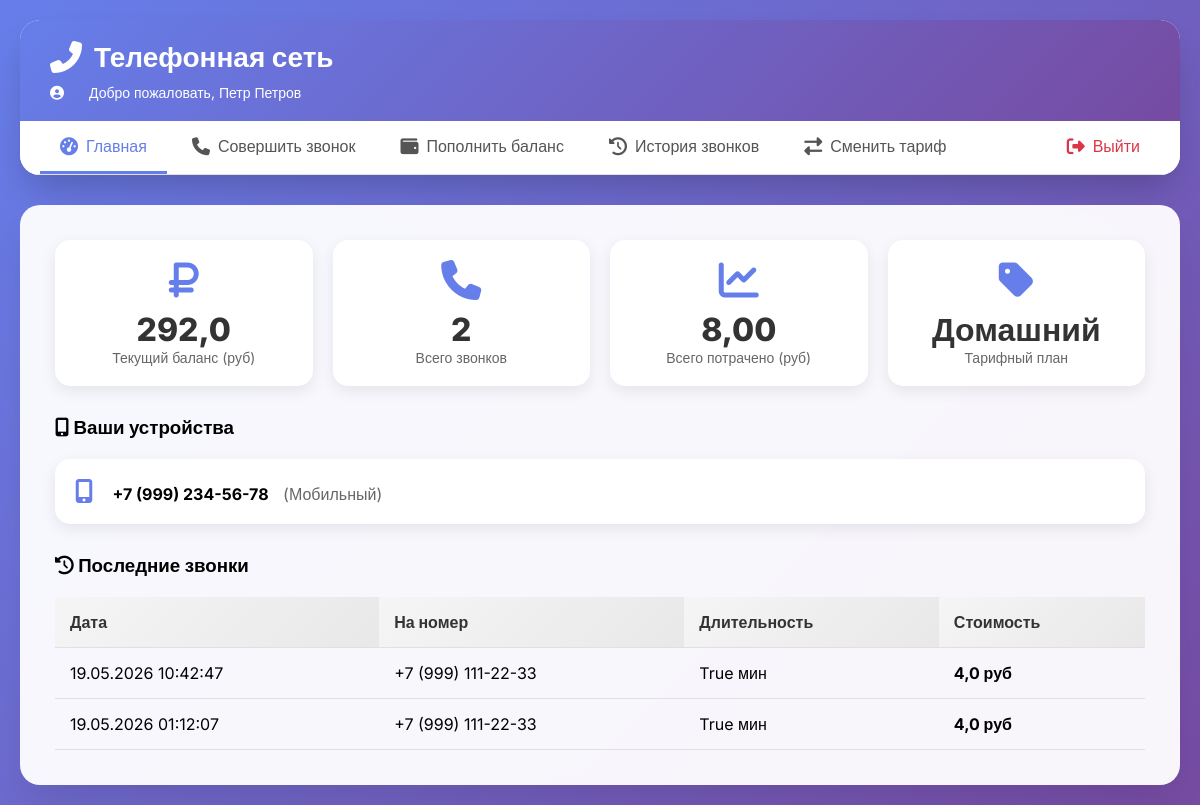
The app's page /dashboard/ (signed in) with its own data.
### billing/models.py (models this page shows, shortened)
class Client(models.Model):
    name = models.CharField(max_length=100)
    balance = models.FloatField(default=0.0)
    tariff = models.ForeignKey(Tariff, on_delete=models.SET_NULL, null=True)
    username = models.CharField(max_length=50, unique=True, default='user')
    password = models.CharField(max_length=128, default='password')
    is_admin = models.BooleanField(default=False)
    class Meta:
        db_table = 'clients'

class Tariff(models.Model):
    name = models.CharField(max_length=50)
    price_per_minute = models.FloatField(default=1.0)
    class Meta:
        db_table = 'tariffs'

class Device(models.Model):
    DEVICE_TYPES = [
        ('mobile', 'Мобильный'),
        ('home', 'Домашний'),
    ]
    phone_number = models.CharField(max_length=20, unique=True)
    device_type = models.CharField(max_length=10, choices=DEVICE_TYPES)
    client = models.ForeignKey(
        Client, on_delete=models.CASCADE, related_name='devices')
    class Meta:
        db_table = 'devices'

class Call(models.Model):
    start_time = models.DateTimeField(auto_now_add=True)
    duration_sec = models.IntegerField()
    cost = models.FloatField(default=0.0)
    from_device = models.ForeignKey(
        Device, on_delete=models.CASCADE, related_name='outgoing_calls')
    to_device = models.ForeignKey(
        Device, on_delete=models.CASCADE, related_name='incoming_calls')
    class Meta:
        db_table = 'calls'

### billing/views.py (the view)
# urls.py: path('dashboard/', views.dashboard, name='dashboard'),
def dashboard(request):
    if 'client_id' not in request.session:
        return redirect('login')
    client = Client.objects.get(id=request.session['client_id'])
    devices = Device.objects.filter(client=client)
    recent_calls = Call.objects.filter(from_device__client=client).order_by('-start_time')[:5]
    context = {
        'client': client,
        'devices': devices,
        'recent_calls': recent_calls,
        'client_name': client.name,
        'total_spent': sum([float(call.cost) for call in Call.objects.filter(from_device__client=client)]),
        'total_calls': Call.objects.filter(from_device__client=client).count(),
    }
    return render(request, 'billing/dashboard.html', context)

### billing/templates/billing/dashboard.html
{% extends 'billing/base.html' %} {% block content %}
<div class="stats-grid">
  <div class="stat-card">
    <i class="fas fa-ruble-sign"></i>
    <div class="number">{{ client.balance }}</div>
    <div class="label">Текущий баланс (руб)</div>
  </div>
  <div class="stat-card">
    <i class="fas fa-phone"></i>
    <div class="number">{{ total_calls }}</div>
    <div class="label">Всего звонков</div>
  </div>
  <div class="stat-card">
    <i class="fas fa-chart-line"></i>
    <div class="number">{{ total_spent|floatformat:2 }}</div>
    <div class="label">Всего потрачено (руб)</div>
  </div>
  <div class="stat-card">
    <i class="fas fa-tag"></i>
    <div class="number">{{ client.tariff.name|default:"Не выбран" }}</div>
    <div class="label">Тарифный план</div>
  </div>
</div>
<h3 style="margin: 30px 0 20px 0">
  <i class="fas fa-mobile-alt"></i> Ваши устройства
</h3>
<div style="display: grid; gap: 15px; margin-bottom: 30px">
  {% for device in devices %}
  <div
    class="card"
    style="display: flex; justify-content: space-between; align-items: center"
  >
    <div>
      <i
        class="fas fa-{% if device.device_type == 'mobile' %}mobile-alt{% else %}home{% endif %}"
        style="color: #667eea; font-size: 24px; margin-right: 15px"
      ></i>
      <strong>{{ device.phone_number }}</strong>
      <span style="color: #666; margin-left: 10px"
        >({{ device.get_device_type_display }})</span
      >
    </div>
  </div>
  {% empty %}
  <div class="alert alert-info">У вас нет зарегистрированных устройств</div>
  {% endfor %}
</div>
<h3 style="margin-bottom: 20px">
  <i class="fas fa-history"></i> Последние звонки
</h3>
{% if recent_calls %}
<table>
  <thead>
    <tr>
      <th>Дата</th>
      <th>На номер</th>
      <th>Длительность</th>
      <th>Стоимость</th>
    </tr>
  </thead>
  <tbody>
    {% for call in recent_calls %}
    <tr>
      <td>{{ call.start_time|date:"d.m.Y H:i:s" }}</td>
      <td>{{ call.to_device.phone_number }}</td>
      <td>{{ call.duration_sec|divisibleby:60 }} мин</td>
      <td><strong>{{ call.cost }} руб</strong></td>
    </tr>
    {% endfor %}
  </tbody>
</table>
{% else %}
<div class="alert alert-info">Звонков пока нет</div>
{% endif %} {% endblock %}

### billing/templates/billing/base.html (shortened to what this page needs)
<!doctype html>
<html lang="ru">
  <head>
    <link
      rel="stylesheet"
      href="https://cdnjs.cloudflare.com/ajax/libs/font-awesome/6.4.0/css/all.min.css"
    />
  </head>
  <body>
    <div class="container">
      <div class="header">
        <div class="header-top">
          <h1>
            <i class="fas fa-phone-alt"></i>
            Телефонная сеть
          </h1>
          {% if request.session.client_id %}
          <div class="user-info">
            <i class="fas fa-user-circle"></i>
            <span
              >Добро пожаловать, {{ client_name|default:"Пользователь" }}</span
            >
          </div>
          {% endif %}
        </div>
        {% if request.session.client_id %}
        <div class="nav-menu">
          <a
            href="{% url 'dashboard' %}"
            class="{% if request.resolver_match.url_name == 'dashboard' %}active{% endif %}"
          >
            <i class="fas fa-tachometer-alt"></i> Главная
          </a>
          <a
            href="{% url 'make_call' %}"
            class="{% if request.resolver_match.url_name == 'make_call' %}active{% endif %}"
          >
            <i class="fas fa-phone"></i> Совершить звонок
          </a>
          <a
            href="{% url 'topup' %}"
            class="{% if request.resolver_match.url_name == 'topup' %}active{% endif %}"
          >
            <i class="fas fa-wallet"></i> Пополнить баланс
          </a>
          <a
            href="{% url 'history' %}"
            class="{% if request.resolver_match.url_name == 'history' %}active{% endif %}"
          >
            <i class="fas fa-history"></i> История звонков
          </a>
          <a
            href="{% url 'change_tariff' %}"
            class="{% if request.resolver_match.url_name == 'change_tariff' %}active{% endif %}"
          >
            <i class="fas fa-exchange-alt"></i> Сменить тариф
          </a>
          <a href="{% url 'logout' %}" class="logout-link">
            <i class="fas fa-sign-out-alt"></i> Выйти
          </a>
        </div>
        {% endif %}
      </div>
      <div class="content">{% block content %}{% endblock %}</div>
    </div>
  </body>
</html>

### billing/templates/billing/base.html (style rules this page uses)
* { margin: 0; padding: 0; box-sizing: border-box; }
body { font-family: "Inter", sans-serif; background: linear-gradient(135deg, #667eea 0%, #764ba2 100%); min-height: 100vh; }
.container { max-width: 1400px; margin: 0 auto; padding: 20px; }
.header { background: rgba(255, 255, 255, 0.95); backdrop-filter: blur(10px); border-radius: 20px; padding: 0; margin-bottom: 30px; box-shadow: 0 20px 35px -8px rgba(0, 0, 0, 0.2); overflow: hidden; }
.header-top { background: linear-gradient(135deg, #667eea 0%, #764ba2 100%); padding: 20px 30px; color: white; }
.header-top h1 { font-size: 28px; font-weight: 700; display: flex; align-items: center; gap: 12px; }
.header-top h1 i { font-size: 32px; }
.user-info { display: flex; align-items: center; gap: 20px; margin-top: 10px; font-size: 14px; }
.user-info i { margin-right: 5px; }
.nav-menu { background: white; padding: 0 20px; border-bottom: 1px solid #e0e0e0; display: flex; flex-wrap: wrap; gap: 5px; }
.nav-menu a { display: inline-flex; align-items: center; gap: 8px; padding: 15px 20px; text-decoration: none; color: #555; font-weight: 500; transition: all 0.3s; border-bottom: 3px solid transparent; position: relative; }
.nav-menu a i { font-size: 18px; }
.nav-menu a.active { color: #667eea; border-bottom-color: #667eea; }
.logout-link { margin-left: auto; color: #dc3545 !important; }
.content { background: rgba(255, 255, 255, 0.95); backdrop-filter: blur(10px); border-radius: 20px; padding: 35px; box-shadow: 0 20px 35px -8px rgba(0, 0, 0, 0.1); }
.card { background: white; border-radius: 15px; padding: 20px; box-shadow: 0 5px 15px rgba(0, 0, 0, 0.08); transition: transform 0.3s, box-shadow 0.3s; }
table { width: 100%; border-collapse: collapse; }
th, td { padding: 15px; text-align: left; border-bottom: 1px solid #e0e0e0; }
th { background: linear-gradient(135deg, #f5f5f5 0%, #e8e8e8 100%); font-weight: 700; color: #333; }
.stats-grid { display: grid; grid-template-columns: repeat(auto-fit, minmax(250px, 1fr)); gap: 20px; margin-bottom: 30px; }
.stat-card { background: white; border-radius: 15px; padding: 20px; text-align: center; box-shadow: 0 5px 15px rgba(0, 0, 0, 0.08); }
.stat-card i { font-size: 40px; color: #667eea; margin-bottom: 10px; }
.stat-card .number { font-size: 32px; font-weight: 800; color: #333; }
.stat-card .label { color: #666; font-size: 14px; }

### records on screen
Client: name "Петр Петров", balance "292,0", tariff.name "Домашний"
Device: phone_number "+7 (999) 234-56-78", device_type "Мобильный"
Call: start_time "19.05.2026 10:42:47", to_device.phone_number "+7 (999) 111-22-33", duration_sec|divisibleby "True", cost "4,0"
Call: start_time "19.05.2026 01:12:07", to_device.phone_number "+7 (999) 111-22-33", duration_sec|divisibleby "True", cost "4,0"

### other values on screen
{{ total_calls }} "2"
{{ total_spent|floatformat:2 }} "8,00"
